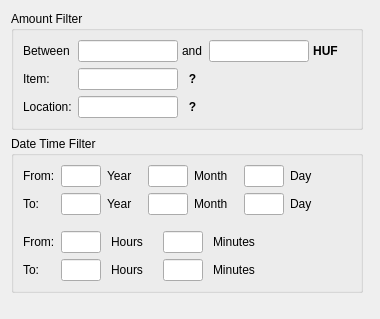
<?xml version="1.0" encoding="UTF-8"?>
<ui version="4.0">
 <class>HistoryFilterWidget</class>
 <widget class="QWidget" name="HistoryFilterWidget">
  <property name="windowModality">
   <enum>Qt::ApplicationModal</enum>
  </property>
  <property name="geometry">
   <rect>
    <x>0</x>
    <y>0</y>
    <width>380</width>
    <height>319</height>
   </rect>
  </property>
  <property name="sizePolicy">
   <sizepolicy hsizetype="Fixed" vsizetype="Fixed">
    <horstretch>0</horstretch>
    <verstretch>0</verstretch>
   </sizepolicy>
  </property>
  <property name="minimumSize">
   <size>
    <width>380</width>
    <height>0</height>
   </size>
  </property>
  <property name="maximumSize">
   <size>
    <width>380</width>
    <height>16777215</height>
   </size>
  </property>
  <property name="windowTitle">
   <string>Form</string>
  </property>
  <layout class="QGridLayout" name="gridLayout_2">
   <item row="0" column="0">
    <widget class="QGroupBox" name="groupBox_2">
     <property name="title">
      <string>Amount Filter</string>
     </property>
     <property name="flat">
      <bool>true</bool>
     </property>
     <layout class="QGridLayout" name="gridLayout_3">
      <item row="2" column="2">
       <widget class="QLabel" name="label_22">
        <property name="font">
         <font>
          <weight>75</weight>
          <bold>true</bold>
         </font>
        </property>
        <property name="toolTip">
         <string>&lt;html&gt;&lt;head/&gt;&lt;body&gt;&lt;p&gt;Search for Records containing this value&lt;/p&gt;&lt;/body&gt;&lt;/html&gt;</string>
        </property>
        <property name="text">
         <string>?</string>
        </property>
        <property name="alignment">
         <set>Qt::AlignCenter</set>
        </property>
       </widget>
      </item>
      <item row="0" column="3">
       <widget class="QLineEdit" name="m_toValue_lineEdit">
        <property name="sizePolicy">
         <sizepolicy hsizetype="Fixed" vsizetype="Fixed">
          <horstretch>0</horstretch>
          <verstretch>0</verstretch>
         </sizepolicy>
        </property>
        <property name="minimumSize">
         <size>
          <width>100</width>
          <height>0</height>
         </size>
        </property>
        <property name="maximumSize">
         <size>
          <width>100</width>
          <height>16777215</height>
         </size>
        </property>
        <property name="alignment">
         <set>Qt::AlignCenter</set>
        </property>
       </widget>
      </item>
      <item row="1" column="0">
       <widget class="QLabel" name="label_3">
        <property name="text">
         <string>Item:</string>
        </property>
       </widget>
      </item>
      <item row="0" column="1">
       <widget class="QLineEdit" name="m_fromValue_lineEdit">
        <property name="sizePolicy">
         <sizepolicy hsizetype="Fixed" vsizetype="Fixed">
          <horstretch>0</horstretch>
          <verstretch>0</verstretch>
         </sizepolicy>
        </property>
        <property name="minimumSize">
         <size>
          <width>100</width>
          <height>0</height>
         </size>
        </property>
        <property name="maximumSize">
         <size>
          <width>100</width>
          <height>16777215</height>
         </size>
        </property>
        <property name="alignment">
         <set>Qt::AlignCenter</set>
        </property>
       </widget>
      </item>
      <item row="1" column="2">
       <widget class="QLabel" name="label_21">
        <property name="font">
         <font>
          <weight>75</weight>
          <bold>true</bold>
         </font>
        </property>
        <property name="toolTip">
         <string>&lt;!DOCTYPE HTML PUBLIC &quot;-//W3C//DTD HTML 4.0//EN&quot; &quot;http://www.w3.org/TR/REC-html40/strict.dtd&quot;&gt;
&lt;html&gt;&lt;head&gt;&lt;meta name=&quot;qrichtext&quot; content=&quot;1&quot; /&gt;&lt;style type=&quot;text/css&quot;&gt;
p, li { white-space: pre-wrap; }
&lt;/style&gt;&lt;/head&gt;&lt;body style=&quot; font-family:'MS Shell Dlg 2'; font-size:8pt; font-weight:400; font-style:normal;&quot;&gt;
&lt;p style=&quot; margin-top:12px; margin-bottom:12px; margin-left:0px; margin-right:0px; -qt-block-indent:0; text-indent:0px;&quot;&gt;Search for Records containing this value&lt;/p&gt;&lt;/body&gt;&lt;/html&gt;</string>
        </property>
        <property name="text">
         <string>?</string>
        </property>
        <property name="alignment">
         <set>Qt::AlignCenter</set>
        </property>
       </widget>
      </item>
      <item row="1" column="1">
       <widget class="QLineEdit" name="m_item_lineEdit">
        <property name="sizePolicy">
         <sizepolicy hsizetype="Fixed" vsizetype="Fixed">
          <horstretch>0</horstretch>
          <verstretch>0</verstretch>
         </sizepolicy>
        </property>
        <property name="minimumSize">
         <size>
          <width>100</width>
          <height>0</height>
         </size>
        </property>
        <property name="maximumSize">
         <size>
          <width>100</width>
          <height>16777215</height>
         </size>
        </property>
        <property name="alignment">
         <set>Qt::AlignCenter</set>
        </property>
       </widget>
      </item>
      <item row="2" column="0">
       <widget class="QLabel" name="label_4">
        <property name="text">
         <string>Location:</string>
        </property>
       </widget>
      </item>
      <item row="0" column="2">
       <widget class="QLabel" name="label_2">
        <property name="text">
         <string>and</string>
        </property>
       </widget>
      </item>
      <item row="0" column="0">
       <widget class="QLabel" name="label">
        <property name="text">
         <string>Between</string>
        </property>
       </widget>
      </item>
      <item row="0" column="6">
       <spacer name="horizontalSpacer_11">
        <property name="orientation">
         <enum>Qt::Horizontal</enum>
        </property>
        <property name="sizeType">
         <enum>QSizePolicy::Expanding</enum>
        </property>
        <property name="sizeHint" stdset="0">
         <size>
          <width>2</width>
          <height>20</height>
         </size>
        </property>
       </spacer>
      </item>
      <item row="2" column="1">
       <widget class="QLineEdit" name="m_location_lineEdit">
        <property name="sizePolicy">
         <sizepolicy hsizetype="Fixed" vsizetype="Fixed">
          <horstretch>0</horstretch>
          <verstretch>0</verstretch>
         </sizepolicy>
        </property>
        <property name="minimumSize">
         <size>
          <width>100</width>
          <height>0</height>
         </size>
        </property>
        <property name="maximumSize">
         <size>
          <width>100</width>
          <height>16777215</height>
         </size>
        </property>
        <property name="alignment">
         <set>Qt::AlignCenter</set>
        </property>
       </widget>
      </item>
      <item row="0" column="4">
       <widget class="QLabel" name="label_20">
        <property name="font">
         <font>
          <weight>75</weight>
          <bold>true</bold>
         </font>
        </property>
        <property name="toolTip">
         <string>Currently used currency</string>
        </property>
        <property name="text">
         <string>HUF</string>
        </property>
        <property name="alignment">
         <set>Qt::AlignCenter</set>
        </property>
       </widget>
      </item>
      <item row="1" column="3" colspan="4">
       <spacer name="horizontalSpacer_12">
        <property name="orientation">
         <enum>Qt::Horizontal</enum>
        </property>
        <property name="sizeHint" stdset="0">
         <size>
          <width>137</width>
          <height>20</height>
         </size>
        </property>
       </spacer>
      </item>
      <item row="2" column="3" colspan="4">
       <spacer name="horizontalSpacer_13">
        <property name="orientation">
         <enum>Qt::Horizontal</enum>
        </property>
        <property name="sizeHint" stdset="0">
         <size>
          <width>137</width>
          <height>20</height>
         </size>
        </property>
       </spacer>
      </item>
     </layout>
    </widget>
   </item>
   <item row="1" column="0">
    <widget class="QGroupBox" name="groupBox">
     <property name="maximumSize">
      <size>
       <width>16777215</width>
       <height>221</height>
      </size>
     </property>
     <property name="title">
      <string>Date Time Filter</string>
     </property>
     <property name="flat">
      <bool>true</bool>
     </property>
     <layout class="QGridLayout" name="gridLayout">
      <property name="bottomMargin">
       <number>9</number>
      </property>
      <item row="2" column="0" colspan="2">
       <spacer name="verticalSpacer">
        <property name="orientation">
         <enum>Qt::Vertical</enum>
        </property>
        <property name="sizeType">
         <enum>QSizePolicy::Fixed</enum>
        </property>
        <property name="sizeHint" stdset="0">
         <size>
          <width>20</width>
          <height>10</height>
         </size>
        </property>
       </spacer>
      </item>
      <item row="1" column="0">
       <widget class="QLabel" name="label_10">
        <property name="text">
         <string>To:</string>
        </property>
       </widget>
      </item>
      <item row="0" column="0">
       <widget class="QLabel" name="label_9">
        <property name="text">
         <string>From:</string>
        </property>
       </widget>
      </item>
      <item row="1" column="1">
       <layout class="QHBoxLayout" name="horizontalLayout_2">
        <property name="spacing">
         <number>6</number>
        </property>
        <item>
         <widget class="QLineEdit" name="m_toYear_lineEdit">
          <property name="sizePolicy">
           <sizepolicy hsizetype="Fixed" vsizetype="Fixed">
            <horstretch>0</horstretch>
            <verstretch>0</verstretch>
           </sizepolicy>
          </property>
          <property name="minimumSize">
           <size>
            <width>40</width>
            <height>0</height>
           </size>
          </property>
          <property name="maximumSize">
           <size>
            <width>40</width>
            <height>16777215</height>
           </size>
          </property>
          <property name="alignment">
           <set>Qt::AlignCenter</set>
          </property>
         </widget>
        </item>
        <item>
         <widget class="QLabel" name="label_11">
          <property name="sizePolicy">
           <sizepolicy hsizetype="Fixed" vsizetype="Preferred">
            <horstretch>0</horstretch>
            <verstretch>0</verstretch>
           </sizepolicy>
          </property>
          <property name="text">
           <string>Year</string>
          </property>
         </widget>
        </item>
        <item>
         <spacer name="horizontalSpacer_6">
          <property name="orientation">
           <enum>Qt::Horizontal</enum>
          </property>
          <property name="sizeType">
           <enum>QSizePolicy::Fixed</enum>
          </property>
          <property name="sizeHint" stdset="0">
           <size>
            <width>10</width>
            <height>20</height>
           </size>
          </property>
         </spacer>
        </item>
        <item>
         <widget class="QLineEdit" name="m_toMonth_lineEdit">
          <property name="sizePolicy">
           <sizepolicy hsizetype="Fixed" vsizetype="Fixed">
            <horstretch>0</horstretch>
            <verstretch>0</verstretch>
           </sizepolicy>
          </property>
          <property name="minimumSize">
           <size>
            <width>40</width>
            <height>0</height>
           </size>
          </property>
          <property name="maximumSize">
           <size>
            <width>40</width>
            <height>16777215</height>
           </size>
          </property>
          <property name="alignment">
           <set>Qt::AlignCenter</set>
          </property>
         </widget>
        </item>
        <item>
         <widget class="QLabel" name="label_12">
          <property name="sizePolicy">
           <sizepolicy hsizetype="Fixed" vsizetype="Preferred">
            <horstretch>0</horstretch>
            <verstretch>0</verstretch>
           </sizepolicy>
          </property>
          <property name="text">
           <string>Month</string>
          </property>
         </widget>
        </item>
        <item>
         <spacer name="horizontalSpacer_7">
          <property name="orientation">
           <enum>Qt::Horizontal</enum>
          </property>
          <property name="sizeType">
           <enum>QSizePolicy::Fixed</enum>
          </property>
          <property name="sizeHint" stdset="0">
           <size>
            <width>10</width>
            <height>20</height>
           </size>
          </property>
         </spacer>
        </item>
        <item>
         <widget class="QLineEdit" name="m_toDay_lineEdit">
          <property name="sizePolicy">
           <sizepolicy hsizetype="Fixed" vsizetype="Fixed">
            <horstretch>0</horstretch>
            <verstretch>0</verstretch>
           </sizepolicy>
          </property>
          <property name="minimumSize">
           <size>
            <width>40</width>
            <height>0</height>
           </size>
          </property>
          <property name="maximumSize">
           <size>
            <width>40</width>
            <height>16777215</height>
           </size>
          </property>
          <property name="alignment">
           <set>Qt::AlignCenter</set>
          </property>
         </widget>
        </item>
        <item>
         <widget class="QLabel" name="label_13">
          <property name="sizePolicy">
           <sizepolicy hsizetype="Fixed" vsizetype="Preferred">
            <horstretch>0</horstretch>
            <verstretch>0</verstretch>
           </sizepolicy>
          </property>
          <property name="text">
           <string>Day</string>
          </property>
         </widget>
        </item>
        <item>
         <spacer name="horizontalSpacer_3">
          <property name="orientation">
           <enum>Qt::Horizontal</enum>
          </property>
          <property name="sizeHint" stdset="0">
           <size>
            <width>40</width>
            <height>20</height>
           </size>
          </property>
         </spacer>
        </item>
       </layout>
      </item>
      <item row="3" column="0">
       <widget class="QLabel" name="label_16">
        <property name="text">
         <string>From:</string>
        </property>
       </widget>
      </item>
      <item row="3" column="1">
       <layout class="QHBoxLayout" name="horizontalLayout_6">
        <property name="spacing">
         <number>10</number>
        </property>
        <item>
         <widget class="QLineEdit" name="m_fromHours_lineEdit">
          <property name="sizePolicy">
           <sizepolicy hsizetype="Fixed" vsizetype="Fixed">
            <horstretch>0</horstretch>
            <verstretch>0</verstretch>
           </sizepolicy>
          </property>
          <property name="minimumSize">
           <size>
            <width>40</width>
            <height>0</height>
           </size>
          </property>
          <property name="maximumSize">
           <size>
            <width>40</width>
            <height>16777215</height>
           </size>
          </property>
          <property name="alignment">
           <set>Qt::AlignCenter</set>
          </property>
         </widget>
        </item>
        <item>
         <widget class="QLabel" name="label_18">
          <property name="sizePolicy">
           <sizepolicy hsizetype="Fixed" vsizetype="Preferred">
            <horstretch>0</horstretch>
            <verstretch>0</verstretch>
           </sizepolicy>
          </property>
          <property name="text">
           <string>Hours</string>
          </property>
          <property name="alignment">
           <set>Qt::AlignCenter</set>
          </property>
         </widget>
        </item>
        <item>
         <spacer name="horizontalSpacer_9">
          <property name="orientation">
           <enum>Qt::Horizontal</enum>
          </property>
          <property name="sizeType">
           <enum>QSizePolicy::Fixed</enum>
          </property>
          <property name="sizeHint" stdset="0">
           <size>
            <width>10</width>
            <height>20</height>
           </size>
          </property>
         </spacer>
        </item>
        <item>
         <widget class="QLineEdit" name="m_fromMinutes_lineEdit">
          <property name="sizePolicy">
           <sizepolicy hsizetype="Fixed" vsizetype="Fixed">
            <horstretch>0</horstretch>
            <verstretch>0</verstretch>
           </sizepolicy>
          </property>
          <property name="minimumSize">
           <size>
            <width>40</width>
            <height>0</height>
           </size>
          </property>
          <property name="maximumSize">
           <size>
            <width>40</width>
            <height>16777215</height>
           </size>
          </property>
          <property name="alignment">
           <set>Qt::AlignCenter</set>
          </property>
         </widget>
        </item>
        <item>
         <widget class="QLabel" name="label_19">
          <property name="text">
           <string>Minutes</string>
          </property>
         </widget>
        </item>
        <item>
         <spacer name="horizontalSpacer_10">
          <property name="orientation">
           <enum>Qt::Horizontal</enum>
          </property>
          <property name="sizeType">
           <enum>QSizePolicy::Expanding</enum>
          </property>
          <property name="sizeHint" stdset="0">
           <size>
            <width>40</width>
            <height>20</height>
           </size>
          </property>
         </spacer>
        </item>
       </layout>
      </item>
      <item row="0" column="1">
       <layout class="QHBoxLayout" name="horizontalLayout">
        <property name="spacing">
         <number>6</number>
        </property>
        <item>
         <widget class="QLineEdit" name="m_fromYear_lineEdit">
          <property name="sizePolicy">
           <sizepolicy hsizetype="Fixed" vsizetype="Fixed">
            <horstretch>0</horstretch>
            <verstretch>0</verstretch>
           </sizepolicy>
          </property>
          <property name="minimumSize">
           <size>
            <width>40</width>
            <height>0</height>
           </size>
          </property>
          <property name="maximumSize">
           <size>
            <width>40</width>
            <height>16777215</height>
           </size>
          </property>
          <property name="alignment">
           <set>Qt::AlignCenter</set>
          </property>
         </widget>
        </item>
        <item>
         <widget class="QLabel" name="label_6">
          <property name="sizePolicy">
           <sizepolicy hsizetype="Fixed" vsizetype="Preferred">
            <horstretch>0</horstretch>
            <verstretch>0</verstretch>
           </sizepolicy>
          </property>
          <property name="text">
           <string>Year</string>
          </property>
         </widget>
        </item>
        <item>
         <spacer name="horizontalSpacer_4">
          <property name="orientation">
           <enum>Qt::Horizontal</enum>
          </property>
          <property name="sizeType">
           <enum>QSizePolicy::Fixed</enum>
          </property>
          <property name="sizeHint" stdset="0">
           <size>
            <width>10</width>
            <height>20</height>
           </size>
          </property>
         </spacer>
        </item>
        <item>
         <widget class="QLineEdit" name="m_fromMonth_lineEdit">
          <property name="sizePolicy">
           <sizepolicy hsizetype="Fixed" vsizetype="Fixed">
            <horstretch>0</horstretch>
            <verstretch>0</verstretch>
           </sizepolicy>
          </property>
          <property name="minimumSize">
           <size>
            <width>40</width>
            <height>0</height>
           </size>
          </property>
          <property name="maximumSize">
           <size>
            <width>40</width>
            <height>16777215</height>
           </size>
          </property>
          <property name="alignment">
           <set>Qt::AlignCenter</set>
          </property>
         </widget>
        </item>
        <item>
         <widget class="QLabel" name="label_7">
          <property name="sizePolicy">
           <sizepolicy hsizetype="Fixed" vsizetype="Preferred">
            <horstretch>0</horstretch>
            <verstretch>0</verstretch>
           </sizepolicy>
          </property>
          <property name="text">
           <string>Month</string>
          </property>
         </widget>
        </item>
        <item>
         <spacer name="horizontalSpacer_5">
          <property name="orientation">
           <enum>Qt::Horizontal</enum>
          </property>
          <property name="sizeType">
           <enum>QSizePolicy::Fixed</enum>
          </property>
          <property name="sizeHint" stdset="0">
           <size>
            <width>10</width>
            <height>20</height>
           </size>
          </property>
         </spacer>
        </item>
        <item>
         <widget class="QLineEdit" name="m_fromDay_lineEdit">
          <property name="sizePolicy">
           <sizepolicy hsizetype="Fixed" vsizetype="Fixed">
            <horstretch>0</horstretch>
            <verstretch>0</verstretch>
           </sizepolicy>
          </property>
          <property name="minimumSize">
           <size>
            <width>40</width>
            <height>0</height>
           </size>
          </property>
          <property name="maximumSize">
           <size>
            <width>40</width>
            <height>16777215</height>
           </size>
          </property>
          <property name="alignment">
           <set>Qt::AlignCenter</set>
          </property>
         </widget>
        </item>
        <item>
         <widget class="QLabel" name="label_8">
          <property name="sizePolicy">
           <sizepolicy hsizetype="Fixed" vsizetype="Preferred">
            <horstretch>0</horstretch>
            <verstretch>0</verstretch>
           </sizepolicy>
          </property>
          <property name="text">
           <string>Day</string>
          </property>
         </widget>
        </item>
        <item>
         <spacer name="horizontalSpacer_2">
          <property name="orientation">
           <enum>Qt::Horizontal</enum>
          </property>
          <property name="sizeHint" stdset="0">
           <size>
            <width>40</width>
            <height>20</height>
           </size>
          </property>
         </spacer>
        </item>
       </layout>
      </item>
      <item row="4" column="1">
       <layout class="QHBoxLayout" name="horizontalLayout_5">
        <property name="spacing">
         <number>10</number>
        </property>
        <item>
         <widget class="QLineEdit" name="m_toHours_lineEdit">
          <property name="sizePolicy">
           <sizepolicy hsizetype="Fixed" vsizetype="Fixed">
            <horstretch>0</horstretch>
            <verstretch>0</verstretch>
           </sizepolicy>
          </property>
          <property name="minimumSize">
           <size>
            <width>40</width>
            <height>0</height>
           </size>
          </property>
          <property name="maximumSize">
           <size>
            <width>40</width>
            <height>16777215</height>
           </size>
          </property>
          <property name="alignment">
           <set>Qt::AlignCenter</set>
          </property>
         </widget>
        </item>
        <item>
         <widget class="QLabel" name="label_14">
          <property name="sizePolicy">
           <sizepolicy hsizetype="Fixed" vsizetype="Preferred">
            <horstretch>0</horstretch>
            <verstretch>0</verstretch>
           </sizepolicy>
          </property>
          <property name="text">
           <string>Hours</string>
          </property>
          <property name="alignment">
           <set>Qt::AlignCenter</set>
          </property>
         </widget>
        </item>
        <item>
         <spacer name="horizontalSpacer_8">
          <property name="orientation">
           <enum>Qt::Horizontal</enum>
          </property>
          <property name="sizeType">
           <enum>QSizePolicy::Fixed</enum>
          </property>
          <property name="sizeHint" stdset="0">
           <size>
            <width>10</width>
            <height>20</height>
           </size>
          </property>
         </spacer>
        </item>
        <item>
         <widget class="QLineEdit" name="m_toMinutes_lineEdit">
          <property name="sizePolicy">
           <sizepolicy hsizetype="Fixed" vsizetype="Fixed">
            <horstretch>0</horstretch>
            <verstretch>0</verstretch>
           </sizepolicy>
          </property>
          <property name="minimumSize">
           <size>
            <width>40</width>
            <height>0</height>
           </size>
          </property>
          <property name="maximumSize">
           <size>
            <width>40</width>
            <height>16777215</height>
           </size>
          </property>
          <property name="alignment">
           <set>Qt::AlignCenter</set>
          </property>
         </widget>
        </item>
        <item>
         <widget class="QLabel" name="label_15">
          <property name="text">
           <string>Minutes</string>
          </property>
         </widget>
        </item>
        <item>
         <spacer name="horizontalSpacer">
          <property name="orientation">
           <enum>Qt::Horizontal</enum>
          </property>
          <property name="sizeType">
           <enum>QSizePolicy::Expanding</enum>
          </property>
          <property name="sizeHint" stdset="0">
           <size>
            <width>40</width>
            <height>20</height>
           </size>
          </property>
         </spacer>
        </item>
       </layout>
      </item>
      <item row="4" column="0">
       <widget class="QLabel" name="label_17">
        <property name="text">
         <string>To:</string>
        </property>
       </widget>
      </item>
     </layout>
    </widget>
   </item>
   <item row="0" column="1" rowspan="2">
    <spacer name="horizontalSpacer_14">
     <property name="orientation">
      <enum>Qt::Horizontal</enum>
     </property>
     <property name="sizeHint" stdset="0">
      <size>
       <width>40</width>
       <height>20</height>
      </size>
     </property>
    </spacer>
   </item>
   <item row="2" column="0" colspan="2">
    <spacer name="verticalSpacer_2">
     <property name="orientation">
      <enum>Qt::Vertical</enum>
     </property>
     <property name="sizeType">
      <enum>QSizePolicy::MinimumExpanding</enum>
     </property>
     <property name="sizeHint" stdset="0">
      <size>
       <width>20</width>
       <height>1</height>
      </size>
     </property>
    </spacer>
   </item>
  </layout>
 </widget>
 <tabstops>
  <tabstop>m_fromValue_lineEdit</tabstop>
  <tabstop>m_toValue_lineEdit</tabstop>
  <tabstop>m_item_lineEdit</tabstop>
  <tabstop>m_location_lineEdit</tabstop>
  <tabstop>m_fromYear_lineEdit</tabstop>
  <tabstop>m_fromMonth_lineEdit</tabstop>
  <tabstop>m_fromDay_lineEdit</tabstop>
  <tabstop>m_toYear_lineEdit</tabstop>
  <tabstop>m_toMonth_lineEdit</tabstop>
  <tabstop>m_toDay_lineEdit</tabstop>
  <tabstop>m_fromHours_lineEdit</tabstop>
  <tabstop>m_fromMinutes_lineEdit</tabstop>
  <tabstop>m_toHours_lineEdit</tabstop>
  <tabstop>m_toMinutes_lineEdit</tabstop>
 </tabstops>
 <resources/>
 <connections/>
</ui>
